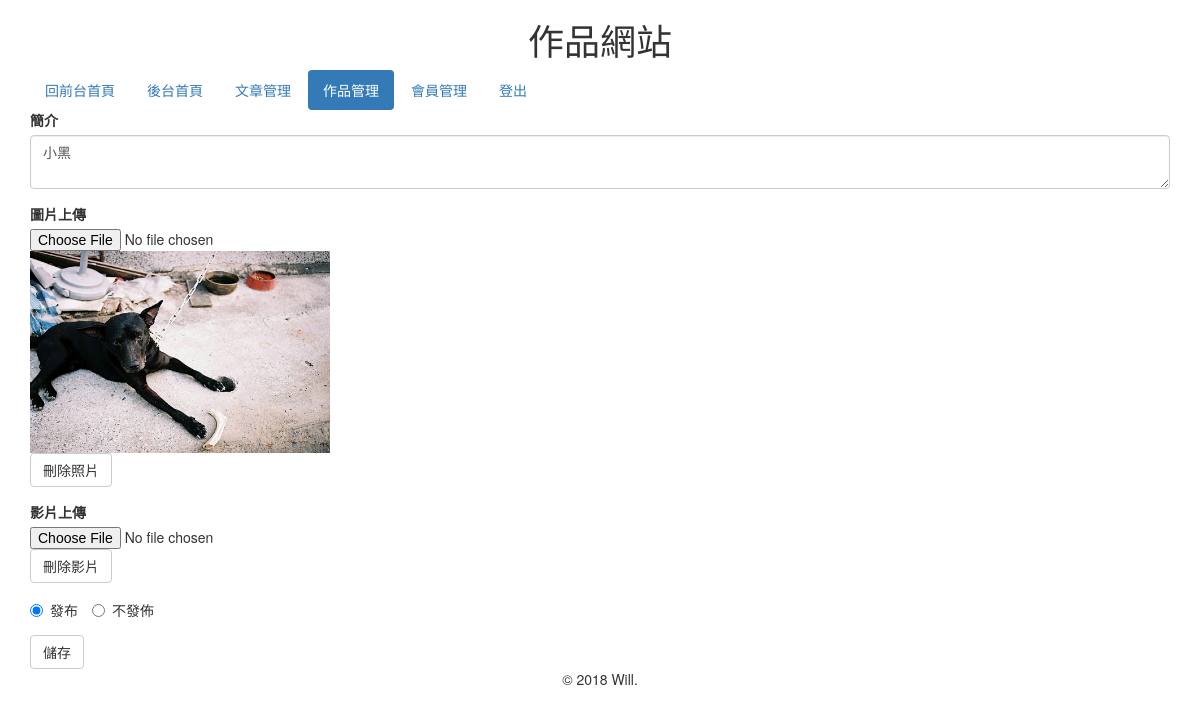
/admin/work_edit.php?i=3 (signed in), run on the app's committed database.
### tables this page shows
CREATE TABLE `works` (
  `id` int(11) NOT NULL AUTO_INCREMENT COMMENT '作品 id',
  `intro` text NOT NULL COMMENT '簡介',
  `image_path` text COMMENT '圖⽚路徑',
  `video_path` text COMMENT '影⽚路徑',
  `publish` tinyint(1) NOT NULL COMMENT '是否發布',
  `upload_date` datetime NOT NULL COMMENT '上傳時間',
  `create_user_id` int(11) NOT NULL COMMENT '誰上傳的(建⽴立者id)',
  PRIMARY KEY (`id`)
);

### php/functions.php (called while the page is built, shortened)
<?php
function get_work($id)
{
  $result = null;
  $sql = "SELECT * FROM `works` WHERE `publish` = 1 AND `id` = {$id};";
  $query = mysqli_query($_SESSION['link'], $sql);
  if ($query)
  {
    if (mysqli_num_rows($query) == 1)
    {
      $result = mysqli_fetch_assoc($query);
    }
  }
  else
  {
    echo "{$sql} 語法執行失敗，錯誤訊息：" . mysqli_error($_SESSION['link']);
  }
  return $result;
}
?>

### admin/work_edit.php (the view, shortened to what this page needs)
<?php
require_once '../php/functions.php';
$data = get_work($_GET['i']);
?>
<!DOCTYPE html>
<html lang="zh-TW">
  <head>
    <link rel="stylesheet" href="https://maxcdn.bootstrapcdn.com/bootstrap/3.3.4/css/bootstrap.min.css"/>
    <link rel="stylesheet" href="https://maxcdn.bootstrapcdn.com/font-awesome/4.6.3/css/font-awesome.min.css">
    <link rel="stylesheet" href="../css/style.css"/>
  </head>
  <body>
    <?php
      include_once 'menu.php';
 ?>
    <div class="content">
      <div class="container">
        <div class="row">
          <div class="col-xs-12">
            <form id="edit_work_form">
              <div class="form-group">
                <label for="title">簡介 </label>
                <textarea type="input" class="form-control" id="intro"><?php echo $data['intro']; ?></textarea>
              </div>
              <div class="form-group">
                <label for="category">圖片上傳</label>
                <input type="file" name="image_path" accept="image/gif, image/jpeg, image/png">
                <div class="image">
                  <?php if($data['image_path'] && file_exists("../" . $data['image_path'])):?>
                  <img src='<?php echo "../" . $data['image_path']; ?>'>
                  <?php endif; ?>
                </div>
                <a href='javascript:void(0);' class="del_image btn btn-default">刪除照片</a>
              </div>
              <div class="form-group">
                <label for="category">影片上傳</label>
                <input type="file" name="video_path" accept="video/mp4">
                <a href='javascript:void(0);' class="del_video btn btn-default">刪除影片</a>
              </div>
              <div class="form-group">
                <label class="radio-inline">
                  <input type="radio" name="publish" value="1" <?php echo($data['publish'] == 1) ? "checked" : ""; ?>>
                  發布 </label>
                <label class="radio-inline">
                  <input type="radio" name="publish" value="0" <?php echo($data['publish'] == 0) ? "checked" : ""; ?>>
                  不發佈 </label>
              </div>
              <button type="submit" class="btn btn-default">
                儲存
              </button>
            </form>
          </div>
        </div>
      </div>
    </div>
    <?php
      include_once 'footer.php';
 ?>
  </body>
</html>

### css/style.css (style rules this page uses)
div.content { min-height: 400px; }
div.image img { width: 300px; }

### data on the page
works: intro "小黑", image_path (picture), publish "☑ 發布", publish "☐ 不發佈"
